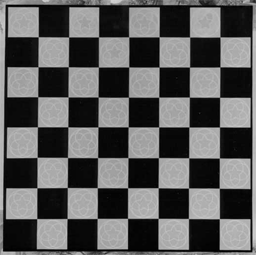
%> input picture chessboard04.png, 256 x 255 px
$ octave edgesDetection.m   (GNU Octave 9; MATLAB toolbox functions it lacks are replaced by stand-ins)
%> lines starting %> are read from the running program, lines starting %| are printed output that depends on the picture; in (x1, y1, x2, y2) boxes, pixels count from 0 and x2, y2 are one past the last pixel; in counts of white or black regions, pixels touching at a corner belong together; the program's own positions count from 1
### nonMaxSuppression.m
function [ points ] = nonMaxSuppression(E,sortedValues, n, m, winSize)
points = zeros(2,81);
counter = 1;
iterator = 1;
A1 = E;
%indexPointer = 1;
border = (winSize-1)/2;
while (counter<82)
    maxValue=find((A1==sortedValues(iterator,1)),1,'first');
    if (isempty(sortedValues(maxValue))== 0)
        [x, y]=ind2sub([n,m],maxValue);
        points(:,counter)=[y,x];
        minX = max(1, x - border);
        maxX = min(n, x + border);
        minY = max(1, y - border);
        maxY = min(m, y + border);
        A1(minX:maxX, minY:maxY)=0;
        counter = counter +1;
    end
    iterator = iterator +1;
end
end

### edgesDetection.m
clear all;
clc;
im = imread('chessboard04.png');
%> im is the input picture: size 255x256 uint8; min 0, max 209, mean 91.8
im_orig = im;
if size(im,3)>1
    im=rgb2gray(im);
end
% Derivative masks
dx = [-1 0 1;
-1 0 1;
-1 0 1];
dy = dx';
% Image derivatives
Ix = conv2(double(im), dx, 'same');
Iy = conv2(double(im), dy, 'same');
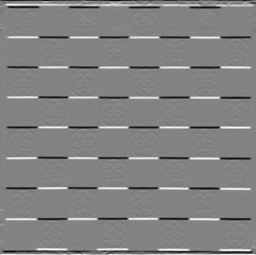
%> Iy: size 255x256 double; min -617, max 585, mean -0.1; drawn with min black and max white
sigma=2;
% Generate Gaussian filter of size 9x9 and std. dev. sigma.
g = fspecial('gaussian',9, sigma);
% Smoothed squared image derivatives
Ix2 = conv2(Ix.^2, g, 'same');
Iy2 = conv2(Iy.^2, g, 'same');
Ixy = conv2(Ix.*Iy, g, 'same');
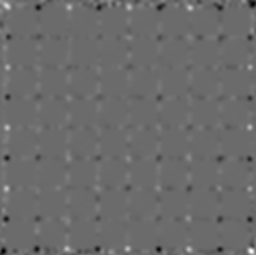
%> Ixy: size 255x256 double; min -11726.2, max 16030.6, mean 14.9; drawn with min black and max white

%Part 1 -
[n,m]=size(im);
%> n = 255; m = 256
Aux =ones(3);
Ix2w = conv2(Ix2, Aux, 'same'); % Getting summatory of elements
Iy2w = conv2(Iy2, Aux, 'same'); % using the matrix and a 3x3
Ixyw = conv2(Ixy, Aux, 'same'); % mask of ones
E = zeros(n,m);
tic;
for i=1:n
    for j=1:m
       M = [Ix2w(i,j) Ixyw(i,j);
            Ixyw(i,j) Iy2w(i,j)];
       eigenvalues = eig(M);
       E(i,j)= min(eigenvalues);
    end
end
hold on;
time1 = toc;
subplot(1,2,1);
imshow(mat2gray(E));
title('Using matrix E');
hold on;
%Part 2 -
R = zeros(n,m);
k = 0.04;
tic;
R = ((Ix2w.*Iy2w)-(Ixyw.*Ixyw)) - k*(Ix2w+Iy2w).^2;
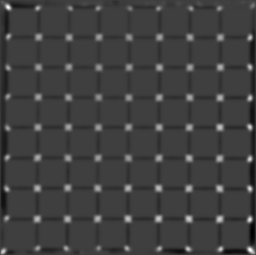
%> R: size 255x256 double; min -6.95e+10, max 2.12e+11, mean 1.04e+09; drawn with min black and max white
time2 = toc;
subplot(1,2,2);
imshow(mat2gray(R));
title('Using matrix R');
% % Part 3 -
vector = reshape(E,1,n*m);
[sortedValues,sortIndex] = sort(vector(:),'descend');  %# Sort the values in  descending order
maxIndex = sortIndex(1:81)  %# Get a linear index into 'vector' of the 81 largest values
%> maxIndex = 81 values, max 64256 at index 75, min 1792 at index 7, mean 42469.8

[positionsC, positionsR]=ind2sub([n,m],maxIndex);
%> positionsC = 81 values, max 251 at index 75, min 7 at index 7, mean 174.4; positionsR = 81 values, max 252 at index 75, min 8 at index 7, mean 166.9
hold on;
subplot(1,2,1);
plot(positionsC,positionsR, 'r+','MarkerSize', 4);
hold on;

vector2 = reshape(R,1,n*m);
[sortedValues2,sortIndex2] = sort(vector2(:),'descend');  %# Sort the values in  descending order
maxIndex2 = sortIndex2(1:81)  %# Get a linear index into 'vector' of the 81 largest values
%> maxIndex2 = 81 values, max 64512 at index 46, min 762 at index 50, mean 46683.8

[positionsC2, positionsR2]=ind2sub([n,m],maxIndex2);
%> positionsC2 = 81 values, max 253 at index 68, min 6 at index 32, mean 179.4; positionsR2 = 81 values, max 253 at index 46, min 3 at index 50, mean 183.4
hold on;
subplot(1,2,2);
plot(positionsC2,positionsR2, 'g+','MarkerSize', 4);
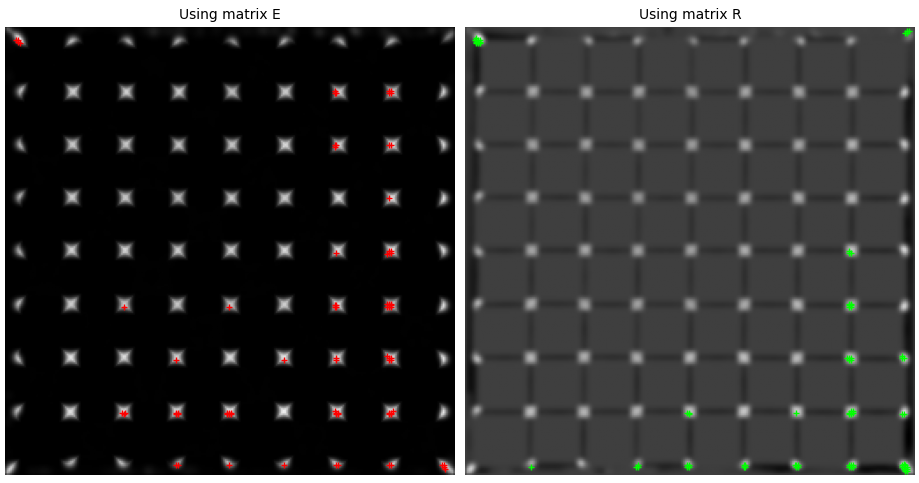
%> figure redrawn from the program's plot data, 2 panels
hold on;

% % Part 4 -
points1 = nonMaxSuppression(E,sortedValues,n, m, 11);
%> the loop in nonMaxSuppression, `while (counter<82)` made 1879 passes
%> (maxValue, x, y, minX, maxX, minY, maxY) on passes 1, 2, 3, 4, 6, 12, 16, 19, 27, 28, 30, 36: (2048, 8, 9, 3, 13, 4, 14), (64000, 250, 251, 245, 255, 246, 256), (32859, 219, 129, 214, 224, 124, 134), (40509, 219, 159, 214, 224, 154, 164), (55973, 128, 220, 123, 133, 215, 225), (48414, 219, 190, 214, 224, 185, 195), (56034, 189, 220, 184, 194, 215, 225), (56065, 220, 220, 215, 225, 215, 225), (63715, 220, 250, 215, 225, 245, 255), (9624, 189, 38, 184, 194, 33, 43), (56168, 68, 221, 63, 73, 216, 226), (40479, 189, 159, 184, 194, 154, 164)
%> after the loop in nonMaxSuppression, `while (counter<82)`:
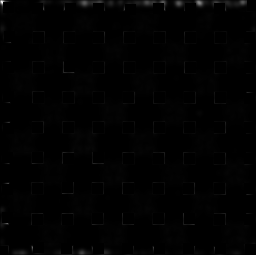
%> A1: size 255x256 double; min 0, max 149655.3, mean 1211.7; drawn with min black and max white
%> after the loop in nonMaxSuppression, `while (counter<82)`: counter = 82; iterator = 1880; maxX = 11; maxY = 256; minX = 1; minY = 248; points = 81 columns, first 8: [9 251 129 159 220 190 220 220; 8 250 219 219 128 219 189 220]; x = 6; y = 253
%> points1 has the same summary as points in nonMaxSuppression
points2 = nonMaxSuppression(R,sortedValues2,n, m, 11);
%> call 2 of nonMaxSuppression, with n = 255, m = 256, winSize = 11
%> the loop in nonMaxSuppression (call 2), `while (counter<82)` made 2112 passes
%> (maxValue, x, y, minX, maxX, minY, maxY) on passes 1, 2, 10, 18, 21, 22, 25, 27, 33, 34, 45, 49: (2048, 8, 9, 3, 13, 4, 14), (64000, 250, 251, 245, 255, 246, 256), (63715, 220, 250, 215, 225, 245, 255), (63684, 189, 250, 184, 194, 245, 255), (1017, 252, 4, 247, 255, 1, 9), (63655, 160, 250, 155, 165, 245, 255), (63622, 127, 250, 122, 132, 245, 255), (56065, 220, 220, 215, 225, 215, 225), (48159, 219, 189, 214, 224, 184, 194), (56350, 250, 221, 245, 255, 216, 226), (63594, 99, 250, 94, 104, 245, 255), (40509, 219, 159, 214, 224, 154, 164)
%> after the loop in nonMaxSuppression (call 2), `while (counter<82)`:
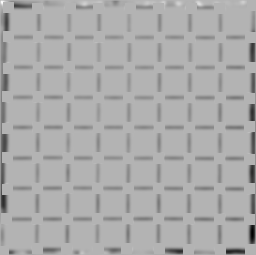
%> A1: size 255x256 double; 14.92% of pixels changed, all inside (x1, y1, x2, y2) = (0, 0, 256, 255); drawn with min black and max white
%> after the loop in nonMaxSuppression (call 2), `while (counter<82)`: iterator = 2113; maxX = 11; maxY = 256; minX = 1; minY = 248; points = 81 columns, first 8: [9 251 250 250 4 250 250 220; 8 250 220 189 252 160 127 220]; x = 6; y = 253
%> points2 has the same summary as points in nonMaxSuppression
figure;
subplot(1,2,1)
imshow(im);
hold on;
scatter(points1(1,:), points1(2,:), 'r+');
title('Edge detection (E)');
subplot(1,2,2)
imshow(im);
hold on;
scatter(points2(1,:), points2(2,:), 'g+');
title('Edge detection (R)');
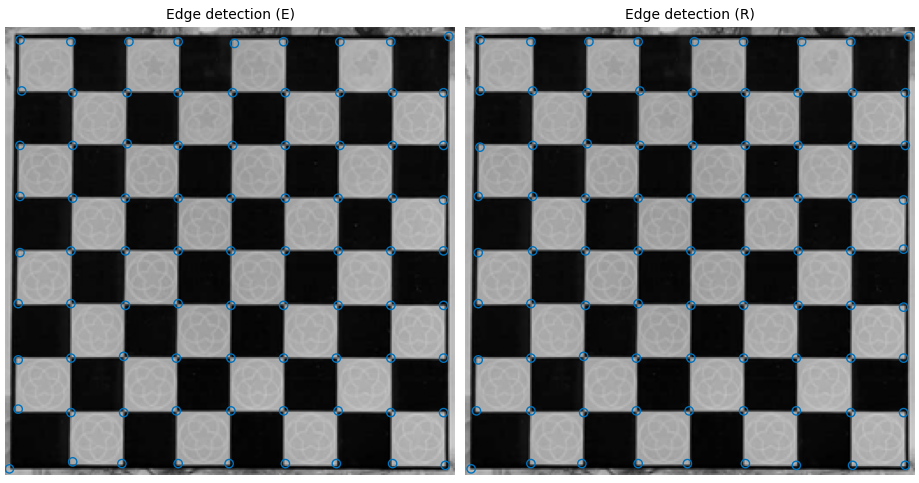
%> figure redrawn from the program's plot data, 2 panels


%% RPRADOS@EIA.UDG:EDU LAB 0.24

$ run again, with chessboard03.png copied over chessboard04.png
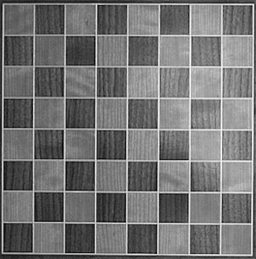
%> input picture chessboard03.png, 256 x 259 px
%> im is the input picture: size 259x256 uint8; min 6, max 253, mean 115.4
%> maxIndex = 81 values, max 65533 at index 74, min 1030 at index 69, mean 36844.5
%> positionsC = 81 values, max 254 at index 7, min 5 at index 10, mean 178.4; positionsR = 81 values, max 254 at index 19, min 4 at index 69, mean 142.6
%> maxIndex2 = 81 values, max 65534 at index 33, min 24311 at index 31, mean 39626
%> positionsC2 = 81 values, max 255 at index 41, min 5 at index 6, mean 162.1; positionsR2 = 81 values, max 254 at index 10, min 94 at index 20, mean 153.4
%> the loop in nonMaxSuppression, `while (counter<82)` made 849 passes
%> (maxValue, x, y, minX, maxX, minY, maxY) on passes 1, 2, 4, 11, 13, 18, 20, 22: (65274, 6, 253, 1, 11, 248, 256), (25129, 6, 98, 1, 11, 93, 103), (40398, 253, 156, 248, 258, 151, 161), (24312, 225, 94, 220, 230, 89, 99), (32338, 222, 125, 217, 227, 120, 130), (40336, 191, 156, 186, 196, 151, 161), (64714, 223, 250, 218, 228, 245, 255), (40371, 226, 156, 221, 231, 151, 161)
%> after the loop in nonMaxSuppression, `while (counter<82)`: counter = 82; iterator = 850; maxX = 103; maxY = 256; minX = 93; minY = 246; points = 81 columns, first 8: [253 98 156 94 125 156 250 156; 6 6 253 225 222 191 223 226]; x = 98; y = 251
%> points1 has the same summary as points in nonMaxSuppression
%> the loop in nonMaxSuppression (call 2), `while (counter<82)` made 1957 passes
%> (maxValue, x, y, minX, maxX, minY, maxY) on passes 1, 5, 7, 20, 21, 24, 30, 32: (65274, 6, 253, 1, 11, 248, 256), (25129, 6, 98, 1, 11, 93, 103), (40658, 254, 157, 249, 259, 152, 162), (24312, 225, 94, 220, 230, 89, 99), (40595, 191, 157, 186, 196, 152, 162), (64973, 223, 251, 218, 228, 246, 256), (33405, 253, 129, 248, 258, 124, 134), (32597, 222, 126, 217, 227, 121, 131)
%> after the loop in nonMaxSuppression (call 2), `while (counter<82)`:
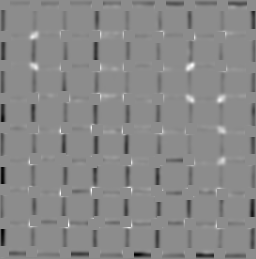
%> A1: size 259x256 double; min -4.6e+10, max 3.77e+10, mean -1.25e+09; drawn with min black and max white
%> after the loop in nonMaxSuppression (call 2), `while (counter<82)`: iterator = 1958; maxX = 43; maxY = 225; minX = 33; minY = 215; points = 81 columns, first 8: [253 98 157 94 157 251 129 126; 6 6 254 225 191 223 253 222]; x = 38; y = 220
%> points2 has the same summary as points in nonMaxSuppression
%> `title('Edge detection (R)');`:
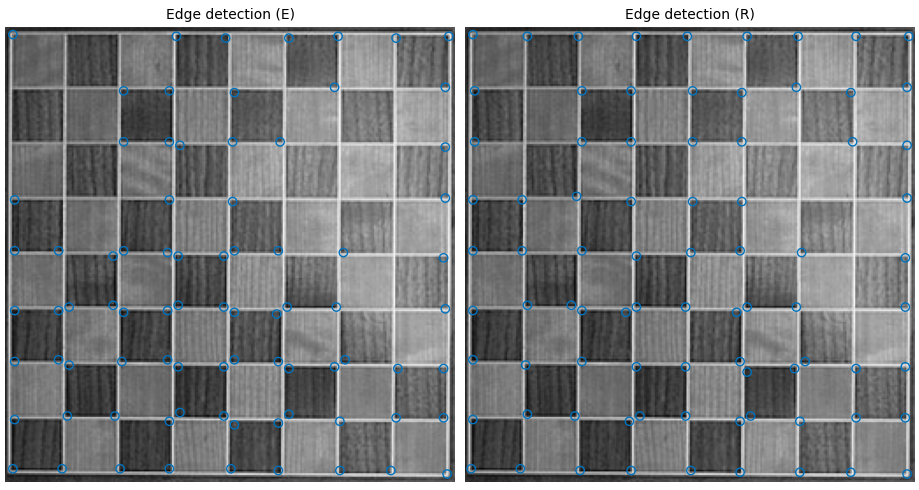
%> figure redrawn from the program's plot data, 2 panels

$ run again, with chessboard05.png copied over chessboard04.png
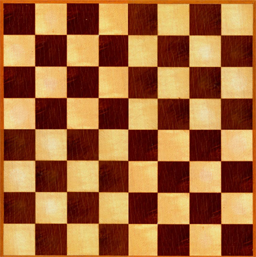
%> input picture chessboard05.png, 256 x 257 px
%> im is the input picture: size 257x256x3 uint8; mean R, G, B 162.1, 102.2, 57.3
%> im: size 257x256 uint8
%> maxIndex = 81 values, max 57248 at index 49, min 8804 at index 21, mean 33266.5
%> positionsC = 81 values, max 226 at index 14, min 34 at index 28, mean 126.2; positionsR = 81 values, max 223 at index 49, min 35 at index 9, mean 130
%> maxIndex2 = 81 values, max 57247 at index 70, min 8773 at index 76, mean 33047.1
%> positionsC2 = 81 values, max 226 at index 32, min 34 at index 25, mean 128.9; positionsR2 = 81 values, max 223 at index 70, min 35 at index 12, mean 129.1
%> the loop in nonMaxSuppression, `while (counter<82)` made 3195 passes
%> (maxValue, x, y, minX, maxX, minY, maxY) on passes 1, 2, 3, 7, 17, 22, 24, 26: (17255, 36, 68, 31, 41, 63, 73), (9062, 67, 36, 62, 72, 31, 41), (48798, 225, 190, 220, 230, 185, 195), (56733, 193, 221, 188, 198, 216, 226), (33026, 130, 129, 125, 135, 124, 134), (17318, 99, 68, 94, 104, 63, 73), (25284, 98, 99, 93, 103, 94, 104), (40511, 162, 158, 157, 167, 153, 163)
%> after the loop in nonMaxSuppression, `while (counter<82)`: counter = 82; iterator = 3196; maxX = 7; maxY = 256; minX = 1; minY = 250; points = 81 columns, first 8: [68 36 190 221 129 68 99 158; 36 67 225 193 130 99 98 162]; x = 2; y = 255
%> points1 has the same summary as points in nonMaxSuppression
%> the loop in nonMaxSuppression (call 2), `while (counter<82)` made 4591 passes
%> (maxValue, x, y, minX, maxX, minY, maxY) on passes 1, 3, 5, 7, 20, 23, 31, 44: (9062, 67, 36, 62, 72, 31, 41), (17254, 35, 68, 30, 40, 63, 73), (48797, 224, 190, 219, 229, 185, 195), (56733, 193, 221, 188, 198, 216, 226), (56702, 162, 221, 157, 167, 216, 226), (9093, 98, 36, 93, 103, 31, 41), (33026, 130, 129, 125, 135, 124, 134), (17318, 99, 68, 94, 104, 63, 73)
%> after the loop in nonMaxSuppression (call 2), `while (counter<82)`:
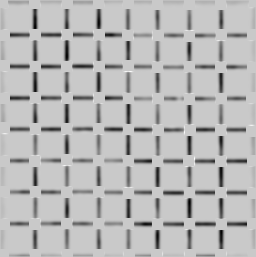
%> A1: size 257x256 double; min -2.74e+10, max 7.35e+09, mean -2.27e+09; drawn with min black and max white
%> after the loop in nonMaxSuppression (call 2), `while (counter<82)`: iterator = 4592; maxX = 7; maxY = 256; minX = 1; minY = 250; points = 81 columns, first 8: [36 68 190 221 221 36 129 68; 67 35 224 193 162 98 130 99]; x = 2; y = 255
%> points2 has the same summary as points in nonMaxSuppression
%> `title('Edge detection (R)');`:
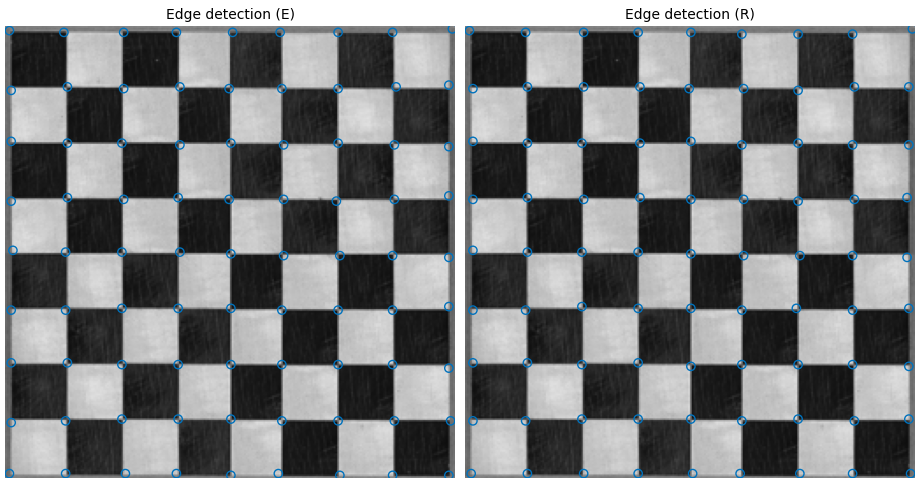
%> figure redrawn from the program's plot data, 2 panels

$ run again, with chessboard06.png copied over chessboard04.png
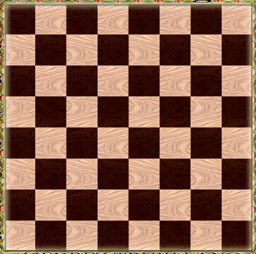
%> input picture chessboard06.png, 256 x 254 px
%> im is the input picture: size 254x256x3 uint8; mean R, G, B 138.9, 100.3, 80.7
%> im: size 254x256 uint8
%> maxIndex = 81 values, max 56579 at index 26, min 8670 at index 65, mean 32180.8
%> positionsC = 81 values, max 222 at index 56, min 34 at index 65, mean 123.5; positionsR = 81 values, max 223 at index 19, min 35 at index 17, mean 127.2
%> maxIndex2 = 81 values, max 56579 at index 47, min 8671 at index 11, mean 32647.8
%> positionsC2 = 81 values, max 221 at index 56, min 35 at index 11, mean 120.1; positionsR2 = 81 values, max 223 at index 10, min 35 at index 11, mean 129.1
%> the loop in nonMaxSuppression, `while (counter<82)` made 3678 passes
%> (maxValue, x, y, minX, maxX, minY, maxY) on passes 1 to 8: (8956, 66, 36, 61, 71, 31, 41), (32671, 159, 129, 154, 164, 124, 134), (9049, 159, 36, 154, 164, 31, 41), (56200, 66, 222, 61, 71, 217, 227), (24797, 159, 98, 154, 164, 93, 103), (40514, 128, 160, 123, 133, 155, 165), (9080, 190, 36, 185, 195, 31, 41), (32608, 96, 129, 91, 101, 124, 134)
%> after the loop in nonMaxSuppression, `while (counter<82)`: counter = 82; iterator = 3679; maxX = 227; maxY = 11; minX = 217; minY = 1; points = 81 columns, first 8: [36 129 36 222 98 160 36 129; 66 159 159 66 159 128 190 96]; x = 222; y = 6
%> points1 has the same summary as points in nonMaxSuppression
%> the loop in nonMaxSuppression (call 2), `while (counter<82)` made 4411 passes
%> (maxValue, x, y, minX, maxX, minY, maxY) on passes 1 to 8: (8956, 66, 36, 61, 71, 31, 41), (48357, 97, 191, 92, 102, 186, 196), (48419, 159, 191, 154, 164, 186, 196), (16861, 97, 67, 92, 102, 62, 72), (24797, 159, 98, 154, 164, 93, 103), (32671, 159, 129, 154, 164, 124, 134), (40514, 128, 160, 123, 133, 155, 165), (32609, 97, 129, 92, 102, 124, 134)
%> points2 = 81 columns, first 8: [36 191 191 67 98 129 160 129; 66 97 159 97 159 159 128 97]
%> `title('Edge detection (R)');`:
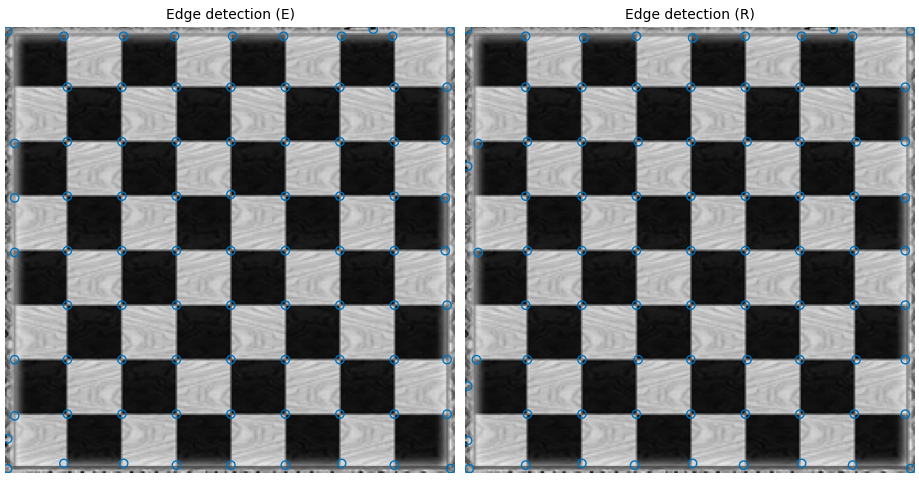
%> figure redrawn from the program's plot data, 2 panels
